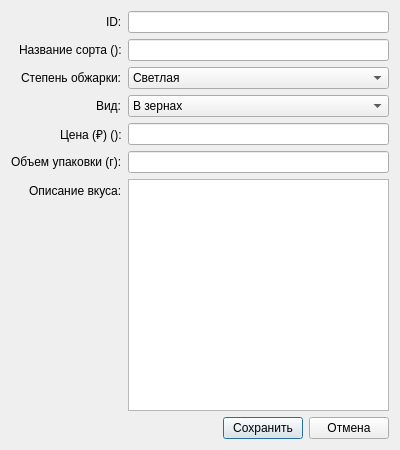
<?xml version="1.0" encoding="UTF-8"?>

<ui version="4.0">
<class>AddEditCoffeeForm</class>
<widget class="QDialog" name="AddEditCoffeeForm">
<property name="geometry">
<rect>
<x>0</x>
<y>0</y>
<width>400</width>
<height>450</height>
</rect>
</property>
<property name="windowTitle">
<string>Добавить/Редактировать сорт кофе</string>
</property>
<layout class="QVBoxLayout" name="verticalLayout">
<item>
<layout class="QFormLayout" name="formLayout">
<property name="labelAlignment">
<set>Qt::AlignRight|Qt::AlignTrailing|Qt::AlignVCenter</set>
</property>
<item row="0" column="0">
<widget class="QLabel" name="idLabel">
<property name="text">
<string>ID:</string>
</property>
</widget>
</item>
<item row="0" column="1">
<widget class="QLineEdit" name="idEdit">
<property name="readOnly">
<bool>true</bool>
</property>
</widget>
</item>
<item row="1" column="0">
<widget class="QLabel" name="sortNameLabel">
<property name="text">
<string>Название сорта ():</string>
</property>
</widget>
</item>
<item row="1" column="1">
<widget class="QLineEdit" name="sortNameEdit"/>
</item>
<item row="2" column="0">
<widget class="QLabel" name="roastDegreeLabel">
<property name="text">
<string>Степень обжарки:</string>
</property>
</widget>
</item>
<item row="2" column="1">
<widget class="QComboBox" name="roastDegreeCombo">
<item>
<property name="text">
<string>Светлая</string>
</property>
</item>
<item>
<property name="text">
<string>Средняя</string>
</property>
</item>
<item>
<property name="text">
<string>Темная</string>
</property>
</item>
</widget>
</item>
<item row="3" column="0">
<widget class="QLabel" name="stateLabel">
<property name="text">
<string>Вид:</string>
</property>
</widget>
</item>
<item row="3" column="1">
<widget class="QComboBox" name="stateCombo">
<item>
<property name="text">
<string>В зернах</string>
</property>
</item>
<item>
<property name="text">
<string>Молотый</string>
</property>
</item>
</widget>
</item>
<item row="4" column="0">
<widget class="QLabel" name="priceLabel">
<property name="text">
<string>Цена (₽) ():</string>
</property>
</widget>
</item>
<item row="4" column="1">
<widget class="QLineEdit" name="priceEdit"/>
</item>
<item row="5" column="0">
<widget class="QLabel" name="packageVolumeLabel">
<property name="text">
<string>Объем упаковки (г):</string>
</property>
</widget>
</item>
<item row="5" column="1">
<widget class="QLineEdit" name="packageVolumeEdit"/>
</item>
<item row="6" column="0">
<widget class="QLabel" name="flavorDescriptionLabel">
<property name="text">
<string>Описание вкуса:</string>
</property>
</widget>
</item>
<item row="6" column="1">
<widget class="QTextEdit" name="flavorDescriptionEdit"/>
</item>
</layout>
</item>
<item>
<layout class="QHBoxLayout" name="buttonLayout">
<item>
<spacer name="horizontalSpacer_2">
<property name="orientation">
<enum>Qt::Horizontal</enum>
</property>
<property name="sizeHint" stdset="0">
<size>
<width>40</width>
<height>20</height>
</size>
</property>
</spacer>
</item>
<item>
<widget class="QPushButton" name="saveButton">
<property name="text">
<string>Сохранить</string>
</property>
</widget>
</item>
<item>
<widget class="QPushButton" name="cancelButton">
<property name="text">
<string>Отмена</string>
</property>
</widget>
</item>
</layout>
</item>
</layout>
</widget>
<resources/>
<connections/>
</ui>
